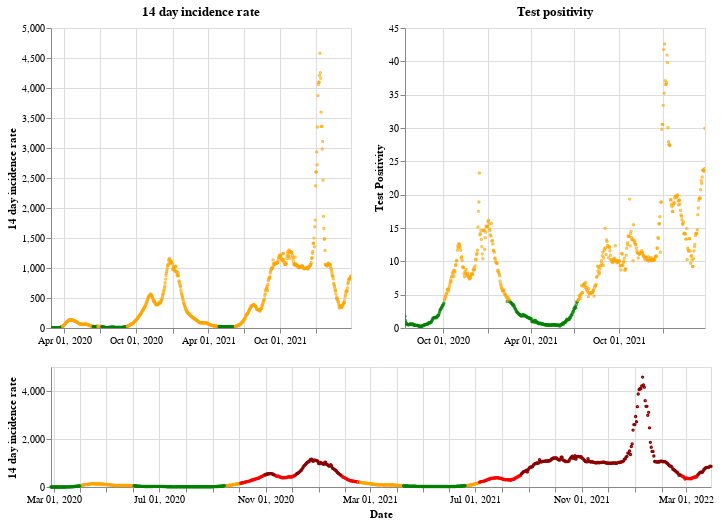

The notebook cell saved with this chart:
### Markdown cell above
## Wales

### Code cell
plot_traffic_light('Wales')

### Figure 1 — Vega-Lite specification as saved in the notebook (floating-point values rounded to 4 significant figures; data arrays with more than 128 entries replaced by an {"elided": "..."} marker saying what was removed)
{"config": {"view": {"continuousWidth": 400, "continuousHeight": 300}}, "vconcat": [{"hconcat": [{"mark": {"type": "point", "size": 2}, "encoding": {"color": {"condition": {"value": "green", "test": "(datum.twoWeeklyCasesRate <= 25)"}, "value": "orange"}, "tooltip": [{"type": "nominal", "field": "areaName"}, {"type": "temporal", "field": "date"}, {"type": "quantitative", "field": "twoWeeklyCasesRate"}, {"type": "quantitative", "field": "testPositivity"}], "x": {"type": "temporal", "axis": {"title": ""}, "field": "date", "scale": {"domain": {"selection": "DateBrush"}}, "timeUnit": "yearmonthdate"}, "y": {"type": "quantitative", "axis": {"title": "14 day incidence rate"}, "field": "twoWeeklyCasesRate"}}, "title": "14 day incidence rate", "width": 300}, {"mark": {"type": "point", "size": 2}, "encoding": {"color": {"condition": {"value": "green", "test": "(datum.testPositivity <= 4)"}, "value": "orange"}, "tooltip": [{"type": "nominal", "field": "areaName"}, {"type": "temporal", "field": "date"}, {"type": "quantitative", "field": "twoWeeklyCasesRate"}, {"type": "quantitative", "field": "testPositivity"}], "x": {"type": "temporal", "axis": {"title": ""}, "field": "date", "scale": {"domain": {"selection": "DateBrush"}}, "timeUnit": "yearmonthdate"}, "y": {"type": "quantitative", "axis": {"title": "Test Positivity"}, "field": "testPositivity"}}, "title": "Test positivity", "width": 300}]}, {"layer": [{"mark": {"type": "point", "size": 2}, "encoding": {"color": {"condition": {"value": "orange", "test": "(((datum.testPositivity < 4) && (datum.twoWeeklyCasesRate >= 50)) && (datum.twoWeeklyCasesRate < 200))"}, "value": "red"}, "opacity": {"condition": {"value": 1, "test": "((datum.twoWeeklyCasesRate >= 50) && (datum.twoWeeklyCasesRate < 500))"}, "value": 0}, "tooltip": [{"type": "nominal", "field": "areaName"}, {"type": "temporal", "field": "date"}, {"type": "quantitative", "field": "twoWeeklyCasesRate"}, {"type": "quantitative", "field": "testPositivity"}], "x": {"type": "temporal", "axis": {"title": "Date"}, "field": "date", "timeUnit": "yearmonthdate"}, "y": {"type": "quantitative", "axis": {"title": "14 day incidence rate"}, "field": "twoWeeklyCasesRate"}}, "selection": {"DateBrush": {"type": "interval", "encodings": ["x"], "fields": ["Time"]}}}, {"mark": {"type": "point", "size": 2}, "encoding": {"color": {"value": "darkred"}, "opacity": {"condition": {"value": 1, "test": "(datum.twoWeeklyCasesRate >= 500)"}, "value": 0}, "tooltip": [{"type": "nominal", "field": "areaName"}, {"type": "temporal", "field": "date"}, {"type": "quantitative", "field": "twoWeeklyCasesRate"}, {"type": "quantitative", "field": "testPositivity"}], "x": {"type": "temporal", "axis": {"title": "Date"}, "field": "date", "timeUnit": "yearmonthdate"}, "y": {"type": "quantitative", "axis": {"title": "14 day incidence rate"}, "field": "twoWeeklyCasesRate"}}}, {"mark": {"type": "point", "size": 2}, "encoding": {"color": {"condition": {"value": "green", "test": "((datum.testPositivity < 4) && (datum.twoWeeklyCasesRate < 50))"}, "value": "orange"}, "opacity": {"condition": {"value": 1, "test": "(datum.twoWeeklyCasesRate < 50)"}, "value": 0}, "tooltip": [{"type": "nominal", "field": "areaName"}, {"type": "temporal", "field": "date"}, {"type": "quantitative", "field": "twoWeeklyCasesRate"}, {"type": "quantitative", "field": "testPositivity"}], "x": {"type": "temporal", "axis": {"title": "Date"}, "field": "date", "timeUnit": "yearmonthdate"}, "y": {"type": "quantitative", "axis": {"title": "14 day incidence rate"}, "field": "twoWeeklyCasesRate"}}}], "height": 120, "width": 660}], "data": {"name": "data-9a2cd0584d4e99fc76b452e33ec01bd3"}, "$schema": "https://vega.github.io/schema/vega-lite/v4.8.1.json", "datasets": {"data-9a2cd0584d4e99fc76b452e33ec01bd3": {"elided": "763 records"}}}
